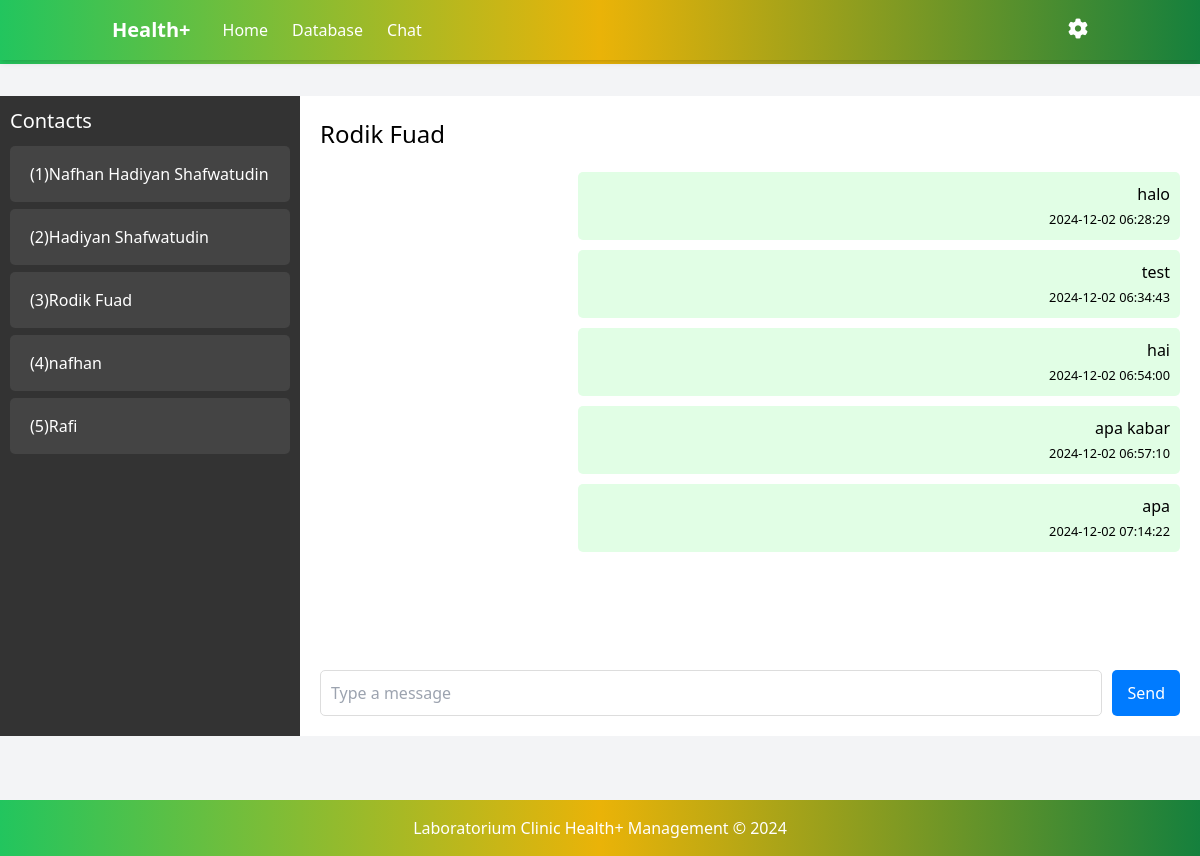
Page /chat_admin/4 (signed in) on the earlier database version.
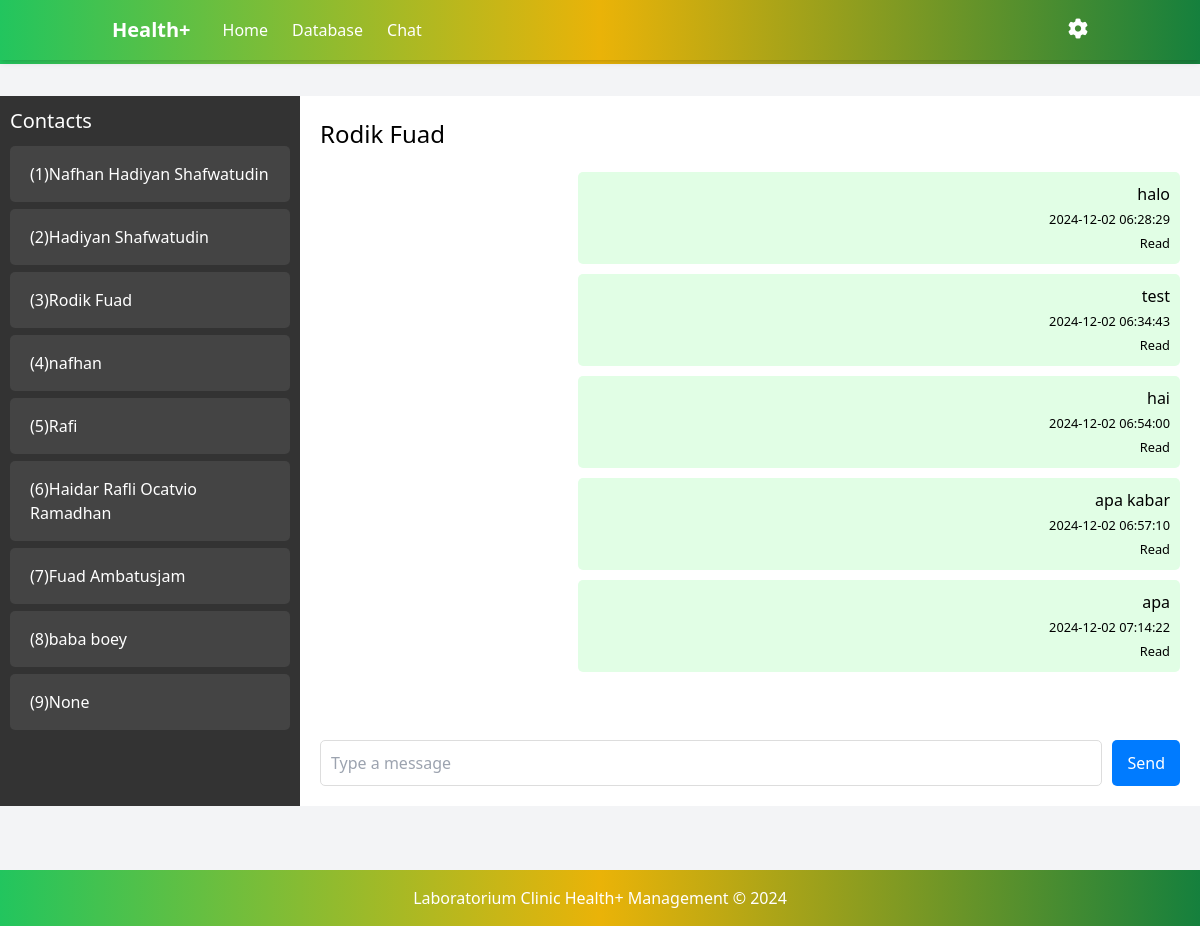
Same page on the later database version.
### app/models.py (models this page shows, shortened)
class User(db.Model, UserMixin):
    id = db.Column(db.Integer, primary_key=True)
    username = db.Column(db.String(150), unique=True, nullable=False)
    password = db.Column(db.String(150), nullable=False)

class PersonalData(db.Model):
    id = db.Column(db.Integer, primary_key=True)
    user_id = db.Column(db.Integer, db.ForeignKey('user.id'), unique=True, nullable=False)
    full_name = db.Column(db.String(100), nullable=False)
    nik = db.Column(db.String(20), nullable=False)
    domicile = db.Column(db.String(100), nullable=False)
    phone = db.Column(db.String(15), nullable=False)
    created_at = db.Column(db.DateTime, default=datetime.utcnow)
    user = db.relationship('User', backref=db.backref('personal_data', uselist=False), lazy=True)
    reservations = db.relationship('Reservation', back_populates='patient', lazy=True)

class Chat(db.Model):
    id = db.Column(db.Integer, primary_key=True)
    sender_id = db.Column(db.Integer, db.ForeignKey('user.id'), nullable=False)
    receiver_id = db.Column(db.Integer, db.ForeignKey('user.id'), nullable=False)
    message = db.Column(db.String(500), nullable=False)
    timestamp = db.Column(db.DateTime, default=lambda: datetime.now(timezone.utc))
    is_read = db.Column(db.Boolean, default=False)  # Kolom baru
    sender = db.relationship('User', foreign_keys=[sender_id])
    receiver = db.relationship('User', foreign_keys=[receiver_id])

### app/routes.py (the view, shortened to what this page needs)
@routes.route('/chat_admin', methods=['GET', 'POST'])
@routes.route('/chat_admin/<int:patient_id>', methods=['GET', 'POST'])
def chat_admin(patient_id=None):
    admin_user = User.query.filter_by(username='admin').first()
    if patient_id is None:
        first_patient = User.query.first()
        if first_patient:
            return redirect(url_for('routes.chat_admin', patient_id=first_patient.id))
    selected_patient = User.query.get_or_404(patient_id)
    messages = db.session.query(
        Chat.id,
        Chat.sender_id,
        Chat.receiver_id,
        Chat.message,
        Chat.timestamp,
        Chat.is_read,
        PersonalData.full_name
    ).join(
        PersonalData,
        (Chat.sender_id == PersonalData.user_id) | (Chat.receiver_id == PersonalData.user_id)
    ).filter(
        ((Chat.sender_id == current_user.id) & (Chat.receiver_id == patient_id)) |
        ((Chat.sender_id == patient_id) & (Chat.receiver_id == current_user.id))
    ).all()
    unread_messages = Chat.query.filter_by(receiver_id=current_user.id, sender_id=patient_id, is_read=False).all()
    for msg in unread_messages:
        msg.is_read = True
    db.session.commit()
    users = User.query.filter(User.username != 'admin').all()
    new_messages = len(messages) > 0
    return render_template('chat_admin.html', messages=messages, selected_patient=selected_patient, users=users, admin_user=admin_user, new_messages=new_messages)

### templates/chat_admin.html (shortened to what this page needs)
{% extends 'base_admin.html' %}
{% block content %}
<div class="chat-container">
    <header class="bg-gradient-to-r from-green-500 via-yellow-500 to-green-700 text-white shadow-md py-4 fixed w-full top-0 z-10">
        <div class="container mx-auto flex justify-between items-center px-6 space-x-8">
            <div class="flex items-center space-x-8">
                <a href="{{ url_for('routes.home_admin') }}" class="font-bold text-xl whitespace-nowrap">Health+</a>
                <nav class="flex space-x-6 items-center">
                    <a href="{{ url_for('routes.home_admin') }}" class="hover:underline">Home</a>
                    <a href="{{ url_for('routes.database') }}" class="hover:underline">Database</a>
                    <a href="{{ url_for('routes.chat_admin') }}" class="hover:underline">Chat</a>
                </nav>
            </div>
            <div class="relative">
                <button id="settingsButton" class="focus:outline-none">
                    <i id="settingsIcon" class="fa fa-cog text-xl cursor-pointer"></i>
                </button>
            </div>
        </div>
    </header>
    <div class="sidebar">
        <h3 class="sidebar-title">Contacts</h3>
        <ul class="contact-list">
            {% for user in users %}
                <li class="contact-item" style="margin-bottom: 7px;">
                    <a href="{{ url_for('routes.chat_admin', patient_id=user.id) }}">
                        <div class="chat-header-box" style=" color: white; padding: 8px; margin: bottom 10px;; ">
                            <h4>({{ user.personal_data.id }}){{ user.personal_data.full_name }}</h4>
                        </div>
                    </a>
                </li>
            {% endfor %}
        </ul>
    </div>
    <div class="chat-area">
        <div class="chat-header">
            <h3>{{ selected_patient.personal_data.full_name }}</h3>
        </div>
        <div class="chat-messages chat-scroll" id="chat-messages">
            {% for message in messages %}
                <div class="message-chat {{ 'sent-admin' if message.sender_id == admin_user.id else 'received' }}">
                    <p>{{ message.message }}</p>
                    <small>
                        <span>{{ message.timestamp.strftime('%Y-%m-%d %H:%M:%S') }}</span><br>
                        {% if message.sender_id == admin_user.id and message.is_read %}
                            <span>Read</span>
                        {% endif %}
                    </small>
                </div>
            {% endfor %}
        </div>
        <form action="{{ url_for('routes.chat_admin', patient_id=selected_patient.id) }}" method="POST" class="chat-input">
            <input type="text" name="message" placeholder="Type a message" required>
            <button type="submit" id="chat-form">Send</button>
        </form>
    </div>
</div>
{% endblock %}

Differences in the rows shown:
added User: personal_data.id "6", personal_data.full_name "Haidar Rafli Ocatvio Ramadhan"
added User: personal_data.id "7", personal_data.full_name "Fuad Ambatusjam"
added User: personal_data.id "8", personal_data.full_name "baba boey"
added User: personal_data.id "9", personal_data.full_name "None"
changed Chat "halo": now shows "Read"
changed Chat "test": now shows "Read"
changed Chat "hai": now shows "Read"
changed Chat "apa kabar": now shows "Read"
changed Chat "apa": now shows "Read"
